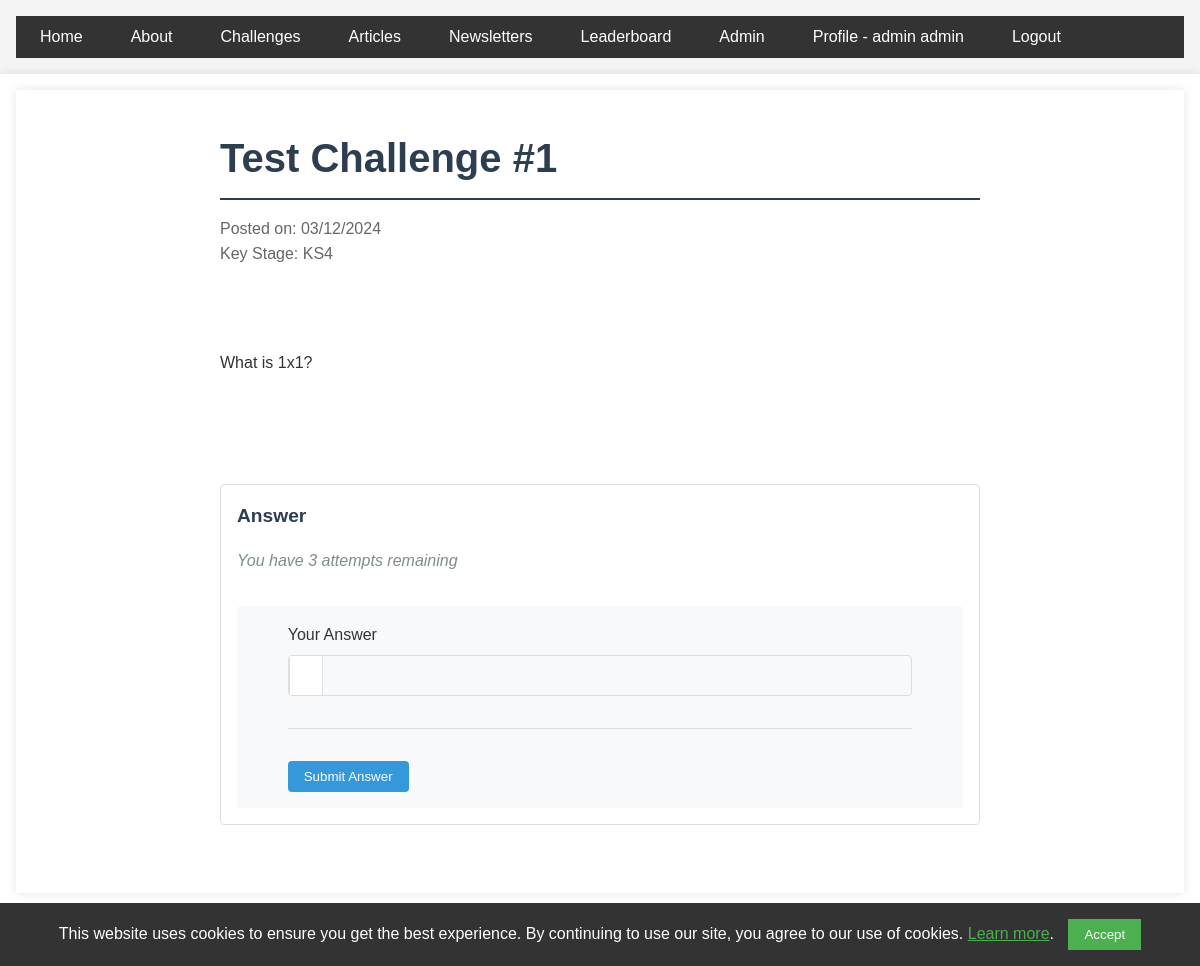
The page /challenges/1 (signed in) on the database as committed earlier.
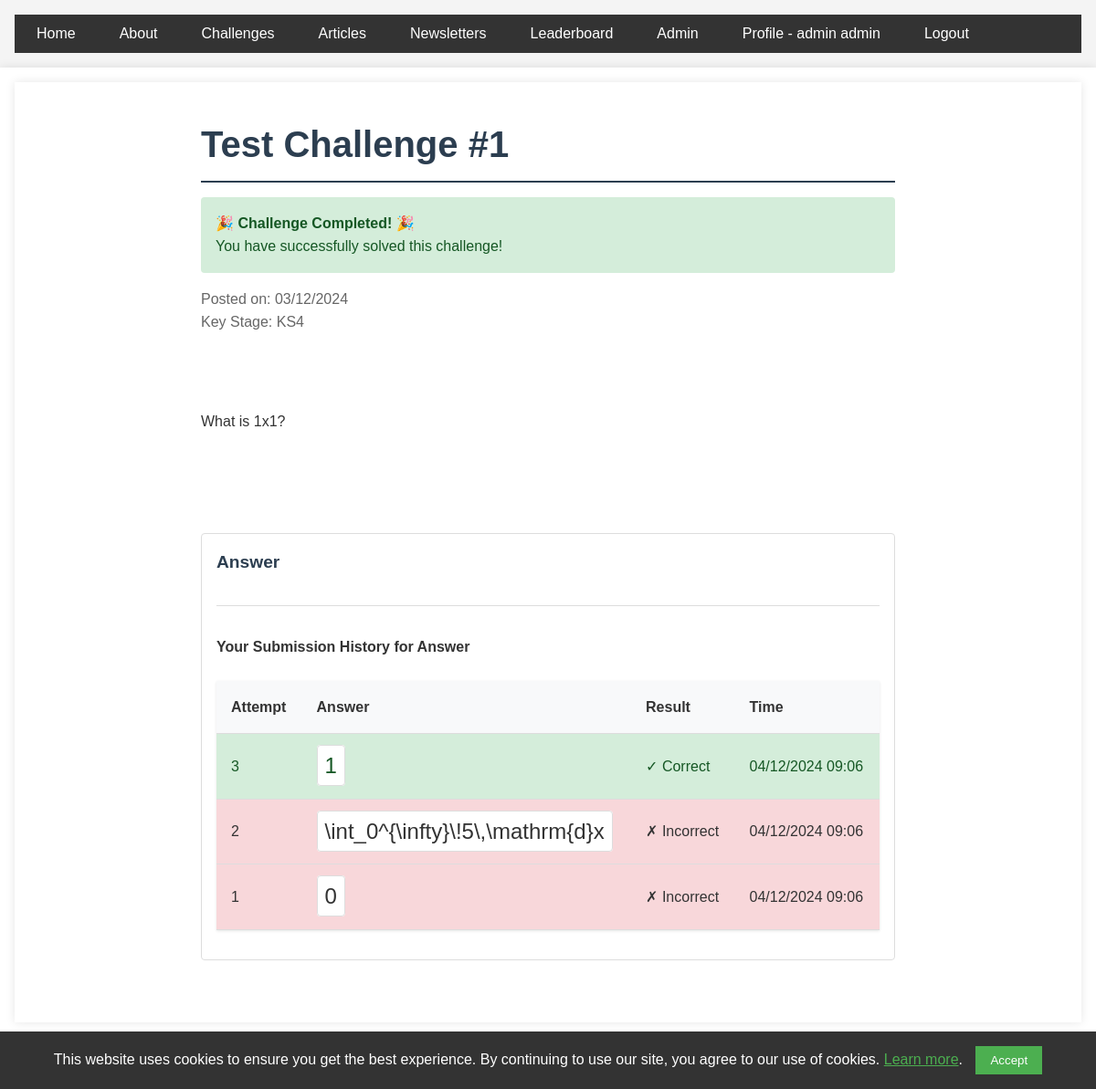
The same page on the database as committed later.
### app/models.py (models this page shows, shortened)
class User(UserMixin, db.Model):
    id = db.Column(db.Integer, primary_key=True)
    full_name = db.Column(db.String(100), nullable=False)
    year = db.Column(db.Integer)
    maths_class = db.Column(db.String(100))
    password_hash = db.Column(db.String(128))
    is_admin = db.Column(db.Boolean, default=False)
    key_stage = db.Column(db.String(3), nullable=False, index=True)
    submissions = db.relationship('AnswerSubmission', backref='user', lazy=True,
                                cascade='all, delete-orphan')
    articles = db.relationship('Article', backref='author', lazy='dynamic',
                             cascade='all, delete-orphan')

class Challenge(db.Model):
    id = db.Column(db.Integer, primary_key=True, autoincrement=True)
    title = db.Column(db.String(100), nullable=False)
    content = db.Column(db.Text, nullable=False)
    date_posted = db.Column(db.DateTime, nullable=False, default=datetime.utcnow)
    file_url = db.Column(db.String(100))
    key_stage = db.Column(db.String(3), nullable=False)
    answer_boxes = db.relationship('ChallengeAnswerBox', backref='challenge', lazy=True, cascade='all, delete-orphan')
    submissions = db.relationship('AnswerSubmission', backref='challenge', lazy=True)
    first_correct_submission = db.Column(db.DateTime)

class ChallengeAnswerBox(db.Model):
    id = db.Column(db.Integer, primary_key=True, autoincrement=True)
    challenge_id = db.Column(db.Integer, db.ForeignKey('challenge.id'), nullable=False)
    box_label = db.Column(db.String(100), nullable=False)  # e.g., "Part A", "Step 1", etc.
    correct_answer = db.Column(db.String(100), nullable=False)
    order = db.Column(db.Integer, nullable=False)  # To maintain box order
    submissions = db.relationship('AnswerSubmission', backref='answer_box', lazy=True)

class AnswerSubmission(db.Model):
    id = db.Column(db.Integer, primary_key=True, autoincrement=True)
    user_id = db.Column(db.Integer, db.ForeignKey('user.id'), nullable=False)
    challenge_id = db.Column(db.Integer, db.ForeignKey('challenge.id'), nullable=False)
    answer_box_id = db.Column(db.Integer, db.ForeignKey('challenge_answer_box.id'), nullable=False)
    answer = db.Column(db.String(100), nullable=False)
    is_correct = db.Column(db.Boolean, nullable=True)
    submitted_at = db.Column(db.DateTime, nullable=False, default=datetime.utcnow)

### app/main/routes.py (the view)
@bp.route('/challenges/<int:challenge_id>', methods=['GET', 'POST'])
def challenge(challenge_id: int):
    challenge = Challenge.query.get_or_404(challenge_id)
    forms = {}
    submissions = {}
    if current_user.is_authenticated:
        for answer_box in challenge.answer_boxes:
            forms[answer_box.id] = AnswerSubmissionForm()
            submissions[answer_box.id] = AnswerSubmission.query.filter_by(
                user_id=current_user.id,
                challenge_id=challenge_id,
                answer_box_id=answer_box.id
            ).order_by(AnswerSubmission.submitted_at.desc()).all()
        if request.method == 'POST':
            return handle_challenge_submission(challenge, forms)
    all_correct = current_user.is_authenticated and check_all_answers_correct(challenge, current_user.id)
    return render_template(
        'main/challenge.html',
        challenge=challenge,
        forms=forms if current_user.is_authenticated else None,
        submissions=submissions,
        attempts_remaining=3,
        all_correct=all_correct
    )

### app/admin/forms.py
class AnswerSubmissionForm(FlaskForm):
    answer = StringField('Your Answer', validators=[DataRequired()])
    submit = SubmitField('Submit Answer')

### app/__init__.py (called while the page is built)
def create_app(config_class=Config):
    app = Flask(__name__)
    app.config.from_object(config_class)
    app.logger.setLevel(logging.INFO)
    ckeditor.init_app(app)
    db.init_app(app)
    login_manager.init_app(app)
    @login_manager.user_loader
    def load_user(user_id):
        return User.query.get(int(user_id))
    migrate.init_app(app, db, render_as_batch=True)
    from app.auth import bp as auth_bp
    from app.main import bp as main_bp
    from app.profile import bp as profile_bp
    from app.admin import bp as admin_bp
    app.register_blueprint(auth_bp)
    app.register_blueprint(main_bp)
    app.register_blueprint(profile_bp, url_prefix='/profile')
    app.register_blueprint(admin_bp)
    return app

### app/main/routes.py (called while the page is built)
def check_all_answers_correct(challenge: Challenge, user_id: int) -> bool:
    return all(
        AnswerSubmission.query.filter_by(
            user_id=user_id,
            challenge_id=challenge.id,
            answer_box_id=box.id,
            is_correct=True
        ).first() is not None
        for box in challenge.answer_boxes
    )

### app/templates/main/challenge.html (shortened to what this page needs)
{% extends "base.html" %}
{% block content %}
    <main>
        <div class="challenge-container">
            <article>
                <h1 class="challenge-title">{{ challenge.title }}</h1>
                {% if all_correct %}
                    <div class="alert alert-success">
                        <h4>🎉 Challenge Completed! 🎉</h4>
                        <p>You have successfully solved this challenge!</p>
                    </div>
                {% endif %}
                <div class="challenge-meta">
                    <p>Posted on: {{ challenge.date_posted.strftime('%d/%m/%Y') }}</p>
                    <p>Key Stage: {{ challenge.key_stage.upper() }}</p>
                </div>
                <div class="challenge-content">
                    {{ challenge.content | safe }}
                </div>
                {% for answer_box in challenge.answer_boxes %}
                    {% set form = forms[answer_box.id] %}
                    {% set box_submissions = submissions[answer_box.id] %}
                    {% set has_correct = box_submissions and box_submissions[0].is_correct %}
                    {% set submission_count = box_submissions|length %}
                    {% set attempts_remaining = 3 - submission_count %}
                    <div class="answer-box" id="answer-box-{{ answer_box.id }}">
                        <h3>{{ answer_box.box_label }}</h3>
                        {% if not has_correct and attempts_remaining > 0 %}
                            <div class="meta">
                                <p>You have {{ attempts_remaining }} attempt{{ 's' if attempts_remaining != 1 }} remaining</p>
                            </div>
                            <div class="answer-submission">
                                {% if current_user.is_authenticated %}
                                    <form method="POST" class="answer-form">
                                        <div class="form-group">
                                            {{ form.answer.label(class="form-label") }}
                                            <div class="pdf-viewer">
                                                <math-field
                                                    id="formula-{{ answer_box.id }}"
                                                    class="form-control"
                                                    style="font-size: 1.5rem; padding: 1rem;">{{ form.answer.data or '' }}</math-field>
                                            </div>
                                        </div>
                                        <div class="challenge-actions">
                                            {{ form.submit(class="button") }}
                                        </div>
                                    </form>
                                {% else %}
                                    <p class="alert alert-warning">You need to <a href="{{ url_for('auth.login') }}">log in</a> to submit answers.</p>
                                {% endif %}
                            </div>
                        {% elif not has_correct %}
                            <div class="alert alert-error">
                                <p>You have used all your attempts for this part.</p>
                            </div>
                        {% endif %}
                        {% if box_submissions %}
                            <div class="submissions-history">
                                <h4>Your Submission History for {{ answer_box.box_label }}</h4>
                                <table>
                                    <thead>
                                        <tr>
                                            <th>Attempt</th>
                                            <th>Answer</th>
                                            <th>Result</th>
                                            <th>Time</th>
                                        </tr>
                                    </thead>
                                    <tbody>
                                        {% for submission in box_submissions %}
                                        <tr class="{{ 'success' if submission.is_correct else 'error' }}">
                                            <td>{{ loop.revindex }}</td>
                                            <td>
                                                <math-field
                                                    readonly
                                                    class="form-control submission-math">{{ submission.answer }}</math-field>
                                            </td>
                                            <td>{{ "✓ Correct" if submission.is_correct else "✗ Incorrect" }}</td>
                                            <td>{{ submission.submitted_at.strftime('%d/%m/%Y %H:%M') }}</td>
                                        </tr>
                                        {% endfor %}
                                    </tbody>
                                </table>
                            </div>
                        {% endif %}
                    </div>
                {% endfor %}
            </article>
        </div>
    </main>
{% endblock %}

### app/templates/base.html (shortened to what this page needs)
<!DOCTYPE html>
<html lang="en">
    <head>
        <link rel="stylesheet" href="{{ url_for('static', filename='css/main.css') }}">
        <link rel="stylesheet" href="https://cdnjs.cloudflare.com/ajax/libs/mathquill/0.10.1/mathquill.min.css">
</head>
<body>
    <header>
        <nav>
            <ul>
                <li><a href="{{ url_for('main.index') }}">Home</a></li>
                <li><a href="{{ url_for('main.about') }}">About</a></li>
                <li><a href="{{ url_for('main.challenges') }}">Challenges</a></li>
                <li><a href="{{ url_for('main.articles') }}">Articles</a></li>
                <li><a href="{{ url_for('main.newsletters') }}">Newsletters</a></li>
                <li><a href="{{ url_for('main.leaderboard') }}">Leaderboard</a></li>
                {% if current_user.is_anonymous %}
                    <li><a href="{{ url_for('auth.login') }}">Login</a></li>
                    <li><a href="{{ url_for('auth.register') }}">Register</a></li>
                {% else %}
                    {% if current_user.is_admin %}
                        <li><a href="{{ url_for('admin.admin_index') }}">Admin</a></li>
                    {% endif %}
                    <li><a href="{{ url_for('profile.profile') }}">Profile - {{current_user.full_name }}</a></li>
                    <li><a href="{{ url_for('auth.logout') }}">Logout</a></li>
                {% endif %}
            </ul>
        </nav>
    </header>
    <main>
        {% block content %}{% endblock %}
    </main>
    <footer>
        <p>&copy; 2024 UCGS Mathematics Society</p>
    </footer>
<div id="cookie-consent-banner" class="cookie-banner">
    <p>
        This website uses cookies to ensure you get the best experience. By continuing to use our site, you agree to our use of cookies.
        <a href="{{ url_for('main.privacy_policy') }}">Learn more</a>.
    </p>
    <button id="accept-cookies" class="cookie-button">Accept</button>
</div>
</body>
</html>

### app/static/css/main.css (style rules this page uses)
* { margin: 0; padding: 0; box-sizing: border-box; }
body { font-family: Arial, sans-serif; line-height: 1.6; color: #333; background-color: #f4f4f4; }
header, main, footer { padding: 1rem; }
main { max-width: 1200px; margin: 0 auto; background-color: #fff; box-shadow: 0 0 10px rgba(0, 0, 0, 0.1); min-height: calc(100vh - 120px); }
h1, h2, h3 { margin-bottom: 1rem; color: #2c3e50; }
h1 { font-size: 2.5rem; border-bottom: 2px solid #2c3e50; padding-bottom: 0.5rem; }
nav ul { list-style-type: none; display: flex; background-color: #333; padding: 0.5rem; }
nav ul li { margin-right: 1rem; }
nav ul li a { color: #fff; text-decoration: none; padding: 0.5rem 1rem; border-radius: 4px; transition: background-color 0.3s; }
a { color: #3498db; text-decoration: none; }
table { width: 100%; border-collapse: collapse; margin-bottom: 1rem; }
th, td { padding: 0.75rem; text-align: left; border-bottom: 1px solid #ddd; }
th { background-color: #f2f2f2; font-weight: bold; }
tr:nth-child(even) { background-color: #f8f8f8; }
footer { text-align: center; padding: 1rem; background-color: #333; color: #fff; }
.success { background-color: green; }
.error { background-color: red; }
.challenge-content { white-space: pre-wrap; word-wrap: break-word; overflow-wrap: break-word; }
.challenge-container { max-width: 800px; margin: 0 auto; padding: 20px; }
.challenge-title { margin-bottom: 1rem; }
.challenge-meta { color: #666; margin-bottom: 2rem; }
.challenge-content { margin-bottom: 2rem; }
.form-control { width: 100%; padding: 0.5rem; border: 1px solid #ced4da; border-radius: 4px; }
.alert { padding: 1rem; margin: 1rem 0; border-radius: 4px; }
.alert-success { background-color: #d4edda; color: #155724; }
.answer-box, .answer-box-group { border: 1px solid #ddd; padding: 1.5rem; margin-bottom: 1.5rem; border-radius: 4px; background-color: #fff; }
math-field.form-control { width: 100%; min-height: 3rem; padding: 0.5rem; border: 1px solid #ddd; border-radius: 4px; background-color: #fff; font-size: 1.5rem !important; }
.answer-box h3, .answer-box-group h3 { margin-bottom: 1rem; color: #2c3e50; font-size: 1.2rem; }
table { margin-top: 1.5rem; box-shadow: 0 1px 3px rgba(0, 0, 0, 0.1); }
th, td { padding: 1rem; }
th { background-color: #f8f9fa; font-weight: 600; }
.success { background-color: #d4edda; color: #155724; }
.cookie-banner { position: fixed; bottom: 0; left: 0; width: 100%; background-color: #333; color: #fff; padding: 1rem; display: none; z-index: 1000; text-align: center; }
.cookie-banner p { margin: 0; display: inline; }
.cookie-banner a { color: #4CAF50; text-decoration: underline; }
.cookie-button { background-color: #4CAF50; color: white; border: none; padding: 0.5rem 1rem; margin-left: 10px; cursor: pointer; }

### app/templates/main/challenge.html (style rules this page uses)
.answer-box { margin-bottom: 2rem; padding: 1rem; border: 1px solid #ddd; border-radius: 4px; }
.submissions-history { margin-top: 2rem; padding-top: 2rem; border-top: 1px solid #ddd; }
.submission-math { font-size: 1.2rem; padding: 0.5rem; background: none; border: none; }
.submissions-history table td { vertical-align: middle; }
.submissions-history .success { background-color: #d4edda; }
.submissions-history .error { background-color: #f8d7da; }

Rows that differ between the two databases and show on the page:
shown differently, row unchanged: ChallengeAnswerBox "Answer": box_label (not shown) → "Answer"; attempts_remaining "3" → (not shown); value "s" → (not shown); answer.label "Your Answer" → (not shown); submit "Submit Answer" → (not shown); text "You have attempt remaining" → "Your Submission History for Attempt Answer Result Time"
added AnswerSubmission: answer "1", is_correct "✓ Correct", submitted_at "04/12/2024 09:06"
added AnswerSubmission: answer "\\int_0^{\\infty}\\!5\\,\\mathrm{d}x", is_correct "✗ Incorrect", submitted_at "04/12/2024 09:06"
added AnswerSubmission: answer "0", is_correct "✗ Incorrect", submitted_at "04/12/2024 09:06"
Other text that changed with them:
text now shown: "🎉 Challenge Completed! 🎉 You have successfully solved this challenge!"
